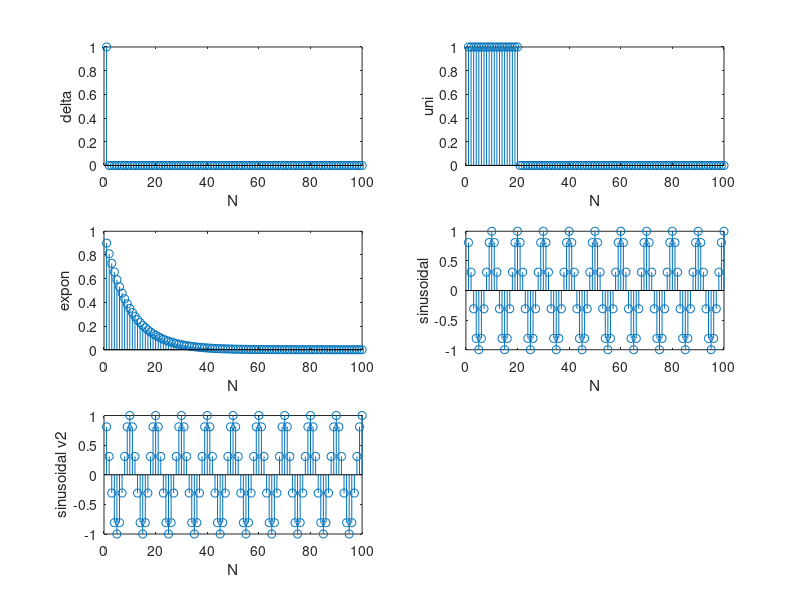

MATLAB code for this plot:
%%
%impulso unitário
N=100; %tamanho do vetor
n=1:100; %vetor com N(100)elementos
delta=[1 zeros(1,N-1)]; %criar delta com apenas primero valor a 1
subplot(3,2,1);
stem(n,delta);
xlabel("N");
ylabel("delta");
%%
%degrau unitário
uni=[ones(1,20) zeros(1,N-20)];
subplot(3,2,2);
stem(n,uni);
xlabel("N");
ylabel("uni");
%%
%exponencial decrescente
r=0.9; %decrescente porque r<1
x1=r.^n;
subplot(3,2,3);
stem(n,x1);
xlabel("N");
ylabel("expon");
%%
%sinuoidal
alpha=0.1;
x2=cos(2*pi*alpha*n);
subplot(3,2,4);
stem(n,x2);
xlabel("N");
ylabel("sinusoidal");
%%
%b)
%i) para r<1 é decrescente. para r>1 é crescente
%ii) alpha funciona como um ganho e vai fazer com que a frequência 
%aumente
%%
%iii)
alpha2=1+alpha;
x3=cos(2*pi*alpha2*n);
subplot(3,2,5);
stem(n,x3);
xlabel("N");
ylabel("sinusoidal v2");
%R:os sinais são iguais
